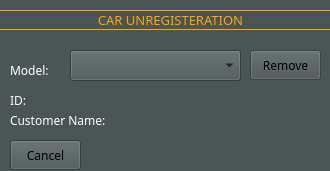
<?xml version="1.0" encoding="UTF-8"?>
<ui version="4.0">
 <class>RemoveFromCar</class>
 <widget class="QDialog" name="RemoveFromCar">
  <property name="geometry">
   <rect>
    <x>0</x>
    <y>0</y>
    <width>330</width>
    <height>171</height>
   </rect>
  </property>
  <property name="palette">
   <palette>
    <active>
     <colorrole role="WindowText">
      <brush brushstyle="SolidPattern">
       <color alpha="255">
        <red>255</red>
        <green>255</green>
        <blue>255</blue>
       </color>
      </brush>
     </colorrole>
     <colorrole role="Button">
      <brush brushstyle="SolidPattern">
       <color alpha="255">
        <red>75</red>
        <green>85</green>
        <blue>85</blue>
       </color>
      </brush>
     </colorrole>
     <colorrole role="Light">
      <brush brushstyle="SolidPattern">
       <color alpha="255">
        <red>112</red>
        <green>127</green>
        <blue>127</blue>
       </color>
      </brush>
     </colorrole>
     <colorrole role="Midlight">
      <brush brushstyle="SolidPattern">
       <color alpha="255">
        <red>93</red>
        <green>106</green>
        <blue>106</blue>
       </color>
      </brush>
     </colorrole>
     <colorrole role="Dark">
      <brush brushstyle="SolidPattern">
       <color alpha="255">
        <red>37</red>
        <green>42</green>
        <blue>42</blue>
       </color>
      </brush>
     </colorrole>
     <colorrole role="Mid">
      <brush brushstyle="SolidPattern">
       <color alpha="255">
        <red>50</red>
        <green>57</green>
        <blue>57</blue>
       </color>
      </brush>
     </colorrole>
     <colorrole role="Text">
      <brush brushstyle="SolidPattern">
       <color alpha="255">
        <red>0</red>
        <green>0</green>
        <blue>0</blue>
       </color>
      </brush>
     </colorrole>
     <colorrole role="BrightText">
      <brush brushstyle="SolidPattern">
       <color alpha="255">
        <red>255</red>
        <green>255</green>
        <blue>255</blue>
       </color>
      </brush>
     </colorrole>
     <colorrole role="ButtonText">
      <brush brushstyle="SolidPattern">
       <color alpha="255">
        <red>0</red>
        <green>0</green>
        <blue>0</blue>
       </color>
      </brush>
     </colorrole>
     <colorrole role="Base">
      <brush brushstyle="SolidPattern">
       <color alpha="255">
        <red>74</red>
        <green>82</green>
        <blue>85</blue>
       </color>
      </brush>
     </colorrole>
     <colorrole role="Window">
      <brush brushstyle="SolidPattern">
       <color alpha="255">
        <red>75</red>
        <green>85</green>
        <blue>85</blue>
       </color>
      </brush>
     </colorrole>
     <colorrole role="Shadow">
      <brush brushstyle="SolidPattern">
       <color alpha="255">
        <red>113</red>
        <green>126</green>
        <blue>130</blue>
       </color>
      </brush>
     </colorrole>
     <colorrole role="Highlight">
      <brush brushstyle="SolidPattern">
       <color alpha="255">
        <red>76</red>
        <green>85</green>
        <blue>78</blue>
       </color>
      </brush>
     </colorrole>
     <colorrole role="AlternateBase">
      <brush brushstyle="SolidPattern">
       <color alpha="255">
        <red>37</red>
        <green>42</green>
        <blue>42</blue>
       </color>
      </brush>
     </colorrole>
     <colorrole role="ToolTipBase">
      <brush brushstyle="SolidPattern">
       <color alpha="255">
        <red>255</red>
        <green>255</green>
        <blue>220</blue>
       </color>
      </brush>
     </colorrole>
     <colorrole role="ToolTipText">
      <brush brushstyle="SolidPattern">
       <color alpha="255">
        <red>0</red>
        <green>0</green>
        <blue>0</blue>
       </color>
      </brush>
     </colorrole>
     <colorrole role="PlaceholderText">
      <brush brushstyle="SolidPattern">
       <color alpha="127">
        <red>255</red>
        <green>255</green>
        <blue>255</blue>
       </color>
      </brush>
     </colorrole>
     <colorrole role="Accent">
      <brush brushstyle="SolidPattern">
       <color alpha="255">
        <red>0</red>
        <green>255</green>
        <blue>255</blue>
       </color>
      </brush>
     </colorrole>
    </active>
    <inactive>
     <colorrole role="WindowText">
      <brush brushstyle="SolidPattern">
       <color alpha="255">
        <red>255</red>
        <green>255</green>
        <blue>255</blue>
       </color>
      </brush>
     </colorrole>
     <colorrole role="Button">
      <brush brushstyle="SolidPattern">
       <color alpha="255">
        <red>75</red>
        <green>85</green>
        <blue>85</blue>
       </color>
      </brush>
     </colorrole>
     <colorrole role="Light">
      <brush brushstyle="SolidPattern">
       <color alpha="255">
        <red>112</red>
        <green>127</green>
        <blue>127</blue>
       </color>
      </brush>
     </colorrole>
     <colorrole role="Midlight">
      <brush brushstyle="SolidPattern">
       <color alpha="255">
        <red>93</red>
        <green>106</green>
        <blue>106</blue>
       </color>
      </brush>
     </colorrole>
     <colorrole role="Dark">
      <brush brushstyle="SolidPattern">
       <color alpha="255">
        <red>37</red>
        <green>42</green>
        <blue>42</blue>
       </color>
      </brush>
     </colorrole>
     <colorrole role="Mid">
      <brush brushstyle="SolidPattern">
       <color alpha="255">
        <red>50</red>
        <green>57</green>
        <blue>57</blue>
       </color>
      </brush>
     </colorrole>
     <colorrole role="Text">
      <brush brushstyle="SolidPattern">
       <color alpha="255">
        <red>0</red>
        <green>0</green>
        <blue>0</blue>
       </color>
      </brush>
     </colorrole>
     <colorrole role="BrightText">
      <brush brushstyle="SolidPattern">
       <color alpha="255">
        <red>255</red>
        <green>255</green>
        <blue>255</blue>
       </color>
      </brush>
     </colorrole>
     <colorrole role="ButtonText">
      <brush brushstyle="SolidPattern">
       <color alpha="255">
        <red>0</red>
        <green>0</green>
        <blue>0</blue>
       </color>
      </brush>
     </colorrole>
     <colorrole role="Base">
      <brush brushstyle="SolidPattern">
       <color alpha="255">
        <red>74</red>
        <green>82</green>
        <blue>85</blue>
       </color>
      </brush>
     </colorrole>
     <colorrole role="Window">
      <brush brushstyle="SolidPattern">
       <color alpha="255">
        <red>75</red>
        <green>85</green>
        <blue>85</blue>
       </color>
      </brush>
     </colorrole>
     <colorrole role="Shadow">
      <brush brushstyle="SolidPattern">
       <color alpha="255">
        <red>113</red>
        <green>126</green>
        <blue>130</blue>
       </color>
      </brush>
     </colorrole>
     <colorrole role="Highlight">
      <brush brushstyle="SolidPattern">
       <color alpha="255">
        <red>76</red>
        <green>85</green>
        <blue>78</blue>
       </color>
      </brush>
     </colorrole>
     <colorrole role="AlternateBase">
      <brush brushstyle="SolidPattern">
       <color alpha="255">
        <red>37</red>
        <green>42</green>
        <blue>42</blue>
       </color>
      </brush>
     </colorrole>
     <colorrole role="ToolTipBase">
      <brush brushstyle="SolidPattern">
       <color alpha="255">
        <red>255</red>
        <green>255</green>
        <blue>220</blue>
       </color>
      </brush>
     </colorrole>
     <colorrole role="ToolTipText">
      <brush brushstyle="SolidPattern">
       <color alpha="255">
        <red>0</red>
        <green>0</green>
        <blue>0</blue>
       </color>
      </brush>
     </colorrole>
     <colorrole role="PlaceholderText">
      <brush brushstyle="SolidPattern">
       <color alpha="127">
        <red>255</red>
        <green>255</green>
        <blue>255</blue>
       </color>
      </brush>
     </colorrole>
     <colorrole role="Accent">
      <brush brushstyle="SolidPattern">
       <color alpha="255">
        <red>0</red>
        <green>255</green>
        <blue>255</blue>
       </color>
      </brush>
     </colorrole>
    </inactive>
    <disabled>
     <colorrole role="WindowText">
      <brush brushstyle="SolidPattern">
       <color alpha="255">
        <red>37</red>
        <green>42</green>
        <blue>42</blue>
       </color>
      </brush>
     </colorrole>
     <colorrole role="Button">
      <brush brushstyle="SolidPattern">
       <color alpha="255">
        <red>75</red>
        <green>85</green>
        <blue>85</blue>
       </color>
      </brush>
     </colorrole>
     <colorrole role="Light">
      <brush brushstyle="SolidPattern">
       <color alpha="255">
        <red>112</red>
        <green>127</green>
        <blue>127</blue>
       </color>
      </brush>
     </colorrole>
     <colorrole role="Midlight">
      <brush brushstyle="SolidPattern">
       <color alpha="255">
        <red>93</red>
        <green>106</green>
        <blue>106</blue>
       </color>
      </brush>
     </colorrole>
     <colorrole role="Dark">
      <brush brushstyle="SolidPattern">
       <color alpha="255">
        <red>37</red>
        <green>42</green>
        <blue>42</blue>
       </color>
      </brush>
     </colorrole>
     <colorrole role="Mid">
      <brush brushstyle="SolidPattern">
       <color alpha="255">
        <red>50</red>
        <green>57</green>
        <blue>57</blue>
       </color>
      </brush>
     </colorrole>
     <colorrole role="Text">
      <brush brushstyle="SolidPattern">
       <color alpha="255">
        <red>37</red>
        <green>42</green>
        <blue>42</blue>
       </color>
      </brush>
     </colorrole>
     <colorrole role="BrightText">
      <brush brushstyle="SolidPattern">
       <color alpha="255">
        <red>255</red>
        <green>255</green>
        <blue>255</blue>
       </color>
      </brush>
     </colorrole>
     <colorrole role="ButtonText">
      <brush brushstyle="SolidPattern">
       <color alpha="255">
        <red>37</red>
        <green>42</green>
        <blue>42</blue>
       </color>
      </brush>
     </colorrole>
     <colorrole role="Base">
      <brush brushstyle="SolidPattern">
       <color alpha="255">
        <red>75</red>
        <green>85</green>
        <blue>85</blue>
       </color>
      </brush>
     </colorrole>
     <colorrole role="Window">
      <brush brushstyle="SolidPattern">
       <color alpha="255">
        <red>75</red>
        <green>85</green>
        <blue>85</blue>
       </color>
      </brush>
     </colorrole>
     <colorrole role="Shadow">
      <brush brushstyle="SolidPattern">
       <color alpha="255">
        <red>113</red>
        <green>126</green>
        <blue>130</blue>
       </color>
      </brush>
     </colorrole>
     <colorrole role="AlternateBase">
      <brush brushstyle="SolidPattern">
       <color alpha="255">
        <red>75</red>
        <green>85</green>
        <blue>85</blue>
       </color>
      </brush>
     </colorrole>
     <colorrole role="ToolTipBase">
      <brush brushstyle="SolidPattern">
       <color alpha="255">
        <red>255</red>
        <green>255</green>
        <blue>220</blue>
       </color>
      </brush>
     </colorrole>
     <colorrole role="ToolTipText">
      <brush brushstyle="SolidPattern">
       <color alpha="255">
        <red>0</red>
        <green>0</green>
        <blue>0</blue>
       </color>
      </brush>
     </colorrole>
     <colorrole role="PlaceholderText">
      <brush brushstyle="SolidPattern">
       <color alpha="127">
        <red>255</red>
        <green>255</green>
        <blue>255</blue>
       </color>
      </brush>
     </colorrole>
     <colorrole role="Accent">
      <brush brushstyle="SolidPattern">
       <color alpha="255">
        <red>0</red>
        <green>255</green>
        <blue>255</blue>
       </color>
      </brush>
     </colorrole>
    </disabled>
   </palette>
  </property>
  <property name="windowTitle">
   <string>Dialog</string>
  </property>
  <widget class="QLabel" name="idReport">
   <property name="geometry">
    <rect>
     <x>10</x>
     <y>90</y>
     <width>171</width>
     <height>20</height>
    </rect>
   </property>
   <property name="font">
    <font>
     <family>Sitka</family>
    </font>
   </property>
   <property name="text">
    <string>ID: </string>
   </property>
  </widget>
  <widget class="QComboBox" name="removeList">
   <property name="geometry">
    <rect>
     <x>70</x>
     <y>50</y>
     <width>171</width>
     <height>31</height>
    </rect>
   </property>
   <property name="font">
    <font>
     <family>Sitka</family>
    </font>
   </property>
  </widget>
  <widget class="QPushButton" name="removeBtn">
   <property name="geometry">
    <rect>
     <x>250</x>
     <y>50</y>
     <width>71</width>
     <height>30</height>
    </rect>
   </property>
   <property name="font">
    <font>
     <family>Sitka</family>
    </font>
   </property>
   <property name="text">
    <string>Remove</string>
   </property>
  </widget>
  <widget class="QLabel" name="customerNameReport">
   <property name="geometry">
    <rect>
     <x>10</x>
     <y>110</y>
     <width>171</width>
     <height>20</height>
    </rect>
   </property>
   <property name="font">
    <font>
     <family>Sitka</family>
    </font>
   </property>
   <property name="text">
    <string>Customer Name: </string>
   </property>
  </widget>
  <widget class="QLabel" name="Header">
   <property name="geometry">
    <rect>
     <x>-70</x>
     <y>10</y>
     <width>481</width>
     <height>20</height>
    </rect>
   </property>
   <property name="palette">
    <palette>
     <active>
      <colorrole role="WindowText">
       <brush brushstyle="SolidPattern">
        <color alpha="255">
         <red>255</red>
         <green>255</green>
         <blue>255</blue>
        </color>
       </brush>
      </colorrole>
      <colorrole role="Button">
       <brush brushstyle="SolidPattern">
        <color alpha="255">
         <red>75</red>
         <green>85</green>
         <blue>85</blue>
        </color>
       </brush>
      </colorrole>
      <colorrole role="Light">
       <brush brushstyle="SolidPattern">
        <color alpha="255">
         <red>112</red>
         <green>127</green>
         <blue>127</blue>
        </color>
       </brush>
      </colorrole>
      <colorrole role="Midlight">
       <brush brushstyle="SolidPattern">
        <color alpha="255">
         <red>93</red>
         <green>106</green>
         <blue>106</blue>
        </color>
       </brush>
      </colorrole>
      <colorrole role="Dark">
       <brush brushstyle="SolidPattern">
        <color alpha="255">
         <red>37</red>
         <green>42</green>
         <blue>42</blue>
        </color>
       </brush>
      </colorrole>
      <colorrole role="Mid">
       <brush brushstyle="SolidPattern">
        <color alpha="255">
         <red>50</red>
         <green>57</green>
         <blue>57</blue>
        </color>
       </brush>
      </colorrole>
      <colorrole role="Text">
       <brush brushstyle="SolidPattern">
        <color alpha="255">
         <red>0</red>
         <green>0</green>
         <blue>0</blue>
        </color>
       </brush>
      </colorrole>
      <colorrole role="BrightText">
       <brush brushstyle="SolidPattern">
        <color alpha="255">
         <red>255</red>
         <green>255</green>
         <blue>255</blue>
        </color>
       </brush>
      </colorrole>
      <colorrole role="ButtonText">
       <brush brushstyle="SolidPattern">
        <color alpha="255">
         <red>0</red>
         <green>0</green>
         <blue>0</blue>
        </color>
       </brush>
      </colorrole>
      <colorrole role="Base">
       <brush brushstyle="SolidPattern">
        <color alpha="255">
         <red>74</red>
         <green>82</green>
         <blue>85</blue>
        </color>
       </brush>
      </colorrole>
      <colorrole role="Window">
       <brush brushstyle="SolidPattern">
        <color alpha="255">
         <red>75</red>
         <green>85</green>
         <blue>85</blue>
        </color>
       </brush>
      </colorrole>
      <colorrole role="Shadow">
       <brush brushstyle="SolidPattern">
        <color alpha="255">
         <red>113</red>
         <green>126</green>
         <blue>130</blue>
        </color>
       </brush>
      </colorrole>
      <colorrole role="Highlight">
       <brush brushstyle="SolidPattern">
        <color alpha="255">
         <red>76</red>
         <green>85</green>
         <blue>78</blue>
        </color>
       </brush>
      </colorrole>
      <colorrole role="AlternateBase">
       <brush brushstyle="SolidPattern">
        <color alpha="255">
         <red>37</red>
         <green>42</green>
         <blue>42</blue>
        </color>
       </brush>
      </colorrole>
      <colorrole role="ToolTipBase">
       <brush brushstyle="SolidPattern">
        <color alpha="255">
         <red>255</red>
         <green>255</green>
         <blue>220</blue>
        </color>
       </brush>
      </colorrole>
      <colorrole role="ToolTipText">
       <brush brushstyle="SolidPattern">
        <color alpha="255">
         <red>0</red>
         <green>0</green>
         <blue>0</blue>
        </color>
       </brush>
      </colorrole>
      <colorrole role="PlaceholderText">
       <brush brushstyle="SolidPattern">
        <color alpha="127">
         <red>255</red>
         <green>255</green>
         <blue>255</blue>
        </color>
       </brush>
      </colorrole>
      <colorrole role="Accent">
       <brush brushstyle="SolidPattern">
        <color alpha="255">
         <red>0</red>
         <green>255</green>
         <blue>255</blue>
        </color>
       </brush>
      </colorrole>
     </active>
     <inactive>
      <colorrole role="WindowText">
       <brush brushstyle="SolidPattern">
        <color alpha="255">
         <red>255</red>
         <green>255</green>
         <blue>255</blue>
        </color>
       </brush>
      </colorrole>
      <colorrole role="Button">
       <brush brushstyle="SolidPattern">
        <color alpha="255">
         <red>75</red>
         <green>85</green>
         <blue>85</blue>
        </color>
       </brush>
      </colorrole>
      <colorrole role="Light">
       <brush brushstyle="SolidPattern">
        <color alpha="255">
         <red>112</red>
         <green>127</green>
         <blue>127</blue>
        </color>
       </brush>
      </colorrole>
      <colorrole role="Midlight">
       <brush brushstyle="SolidPattern">
        <color alpha="255">
         <red>93</red>
         <green>106</green>
         <blue>106</blue>
        </color>
       </brush>
      </colorrole>
      <colorrole role="Dark">
       <brush brushstyle="SolidPattern">
        <color alpha="255">
         <red>37</red>
         <green>42</green>
         <blue>42</blue>
        </color>
       </brush>
      </colorrole>
      <colorrole role="Mid">
       <brush brushstyle="SolidPattern">
        <color alpha="255">
         <red>50</red>
         <green>57</green>
         <blue>57</blue>
        </color>
       </brush>
      </colorrole>
      <colorrole role="Text">
       <brush brushstyle="SolidPattern">
        <color alpha="255">
         <red>0</red>
         <green>0</green>
         <blue>0</blue>
        </color>
       </brush>
      </colorrole>
      <colorrole role="BrightText">
       <brush brushstyle="SolidPattern">
        <color alpha="255">
         <red>255</red>
         <green>255</green>
         <blue>255</blue>
        </color>
       </brush>
      </colorrole>
      <colorrole role="ButtonText">
       <brush brushstyle="SolidPattern">
        <color alpha="255">
         <red>0</red>
         <green>0</green>
         <blue>0</blue>
        </color>
       </brush>
      </colorrole>
      <colorrole role="Base">
       <brush brushstyle="SolidPattern">
        <color alpha="255">
         <red>74</red>
         <green>82</green>
         <blue>85</blue>
        </color>
       </brush>
      </colorrole>
      <colorrole role="Window">
       <brush brushstyle="SolidPattern">
        <color alpha="255">
         <red>75</red>
         <green>85</green>
         <blue>85</blue>
        </color>
       </brush>
      </colorrole>
      <colorrole role="Shadow">
       <brush brushstyle="SolidPattern">
        <color alpha="255">
         <red>113</red>
         <green>126</green>
         <blue>130</blue>
        </color>
       </brush>
      </colorrole>
      <colorrole role="Highlight">
       <brush brushstyle="SolidPattern">
        <color alpha="255">
         <red>76</red>
         <green>85</green>
         <blue>78</blue>
        </color>
       </brush>
      </colorrole>
      <colorrole role="AlternateBase">
       <brush brushstyle="SolidPattern">
        <color alpha="255">
         <red>37</red>
         <green>42</green>
         <blue>42</blue>
        </color>
       </brush>
      </colorrole>
      <colorrole role="ToolTipBase">
       <brush brushstyle="SolidPattern">
        <color alpha="255">
         <red>255</red>
         <green>255</green>
         <blue>220</blue>
        </color>
       </brush>
      </colorrole>
      <colorrole role="ToolTipText">
       <brush brushstyle="SolidPattern">
        <color alpha="255">
         <red>0</red>
         <green>0</green>
         <blue>0</blue>
        </color>
       </brush>
      </colorrole>
      <colorrole role="PlaceholderText">
       <brush brushstyle="SolidPattern">
        <color alpha="127">
         <red>255</red>
         <green>255</green>
         <blue>255</blue>
        </color>
       </brush>
      </colorrole>
      <colorrole role="Accent">
       <brush brushstyle="SolidPattern">
        <color alpha="255">
         <red>0</red>
         <green>255</green>
         <blue>255</blue>
        </color>
       </brush>
      </colorrole>
     </inactive>
     <disabled>
      <colorrole role="WindowText">
       <brush brushstyle="SolidPattern">
        <color alpha="255">
         <red>37</red>
         <green>42</green>
         <blue>42</blue>
        </color>
       </brush>
      </colorrole>
      <colorrole role="Button">
       <brush brushstyle="SolidPattern">
        <color alpha="255">
         <red>75</red>
         <green>85</green>
         <blue>85</blue>
        </color>
       </brush>
      </colorrole>
      <colorrole role="Light">
       <brush brushstyle="SolidPattern">
        <color alpha="255">
         <red>112</red>
         <green>127</green>
         <blue>127</blue>
        </color>
       </brush>
      </colorrole>
      <colorrole role="Midlight">
       <brush brushstyle="SolidPattern">
        <color alpha="255">
         <red>93</red>
         <green>106</green>
         <blue>106</blue>
        </color>
       </brush>
      </colorrole>
      <colorrole role="Dark">
       <brush brushstyle="SolidPattern">
        <color alpha="255">
         <red>37</red>
         <green>42</green>
         <blue>42</blue>
        </color>
       </brush>
      </colorrole>
      <colorrole role="Mid">
       <brush brushstyle="SolidPattern">
        <color alpha="255">
         <red>50</red>
         <green>57</green>
         <blue>57</blue>
        </color>
       </brush>
      </colorrole>
      <colorrole role="Text">
       <brush brushstyle="SolidPattern">
        <color alpha="255">
         <red>37</red>
         <green>42</green>
         <blue>42</blue>
        </color>
       </brush>
      </colorrole>
      <colorrole role="BrightText">
       <brush brushstyle="SolidPattern">
        <color alpha="255">
         <red>255</red>
         <green>255</green>
         <blue>255</blue>
        </color>
       </brush>
      </colorrole>
      <colorrole role="ButtonText">
       <brush brushstyle="SolidPattern">
        <color alpha="255">
         <red>37</red>
         <green>42</green>
         <blue>42</blue>
        </color>
       </brush>
      </colorrole>
      <colorrole role="Base">
       <brush brushstyle="SolidPattern">
        <color alpha="255">
         <red>75</red>
         <green>85</green>
         <blue>85</blue>
        </color>
       </brush>
      </colorrole>
      <colorrole role="Window">
       <brush brushstyle="SolidPattern">
        <color alpha="255">
         <red>75</red>
         <green>85</green>
         <blue>85</blue>
        </color>
       </brush>
      </colorrole>
      <colorrole role="Shadow">
       <brush brushstyle="SolidPattern">
        <color alpha="255">
         <red>113</red>
         <green>126</green>
         <blue>130</blue>
        </color>
       </brush>
      </colorrole>
      <colorrole role="AlternateBase">
       <brush brushstyle="SolidPattern">
        <color alpha="255">
         <red>75</red>
         <green>85</green>
         <blue>85</blue>
        </color>
       </brush>
      </colorrole>
      <colorrole role="ToolTipBase">
       <brush brushstyle="SolidPattern">
        <color alpha="255">
         <red>255</red>
         <green>255</green>
         <blue>220</blue>
        </color>
       </brush>
      </colorrole>
      <colorrole role="ToolTipText">
       <brush brushstyle="SolidPattern">
        <color alpha="255">
         <red>0</red>
         <green>0</green>
         <blue>0</blue>
        </color>
       </brush>
      </colorrole>
      <colorrole role="PlaceholderText">
       <brush brushstyle="SolidPattern">
        <color alpha="127">
         <red>255</red>
         <green>255</green>
         <blue>255</blue>
        </color>
       </brush>
      </colorrole>
      <colorrole role="Accent">
       <brush brushstyle="SolidPattern">
        <color alpha="255">
         <red>0</red>
         <green>255</green>
         <blue>255</blue>
        </color>
       </brush>
      </colorrole>
     </disabled>
    </palette>
   </property>
   <property name="font">
    <font>
     <family>Sitka</family>
     <pointsize>10</pointsize>
    </font>
   </property>
   <property name="styleSheet">
    <string notr="true">color:orange;</string>
   </property>
   <property name="frameShape">
    <enum>QFrame::Box</enum>
   </property>
   <property name="text">
    <string>CAR UNREGISTERATION</string>
   </property>
   <property name="alignment">
    <set>Qt::AlignCenter</set>
   </property>
  </widget>
  <widget class="QPushButton" name="cancelBtn">
   <property name="geometry">
    <rect>
     <x>10</x>
     <y>140</y>
     <width>71</width>
     <height>30</height>
    </rect>
   </property>
   <property name="font">
    <font>
     <family>Sitka</family>
    </font>
   </property>
   <property name="text">
    <string>Cancel</string>
   </property>
  </widget>
  <widget class="QLabel" name="idReport_2">
   <property name="geometry">
    <rect>
     <x>10</x>
     <y>60</y>
     <width>61</width>
     <height>20</height>
    </rect>
   </property>
   <property name="font">
    <font>
     <family>Sitka</family>
    </font>
   </property>
   <property name="text">
    <string>Model:</string>
   </property>
  </widget>
 </widget>
 <resources/>
 <connections/>
</ui>
